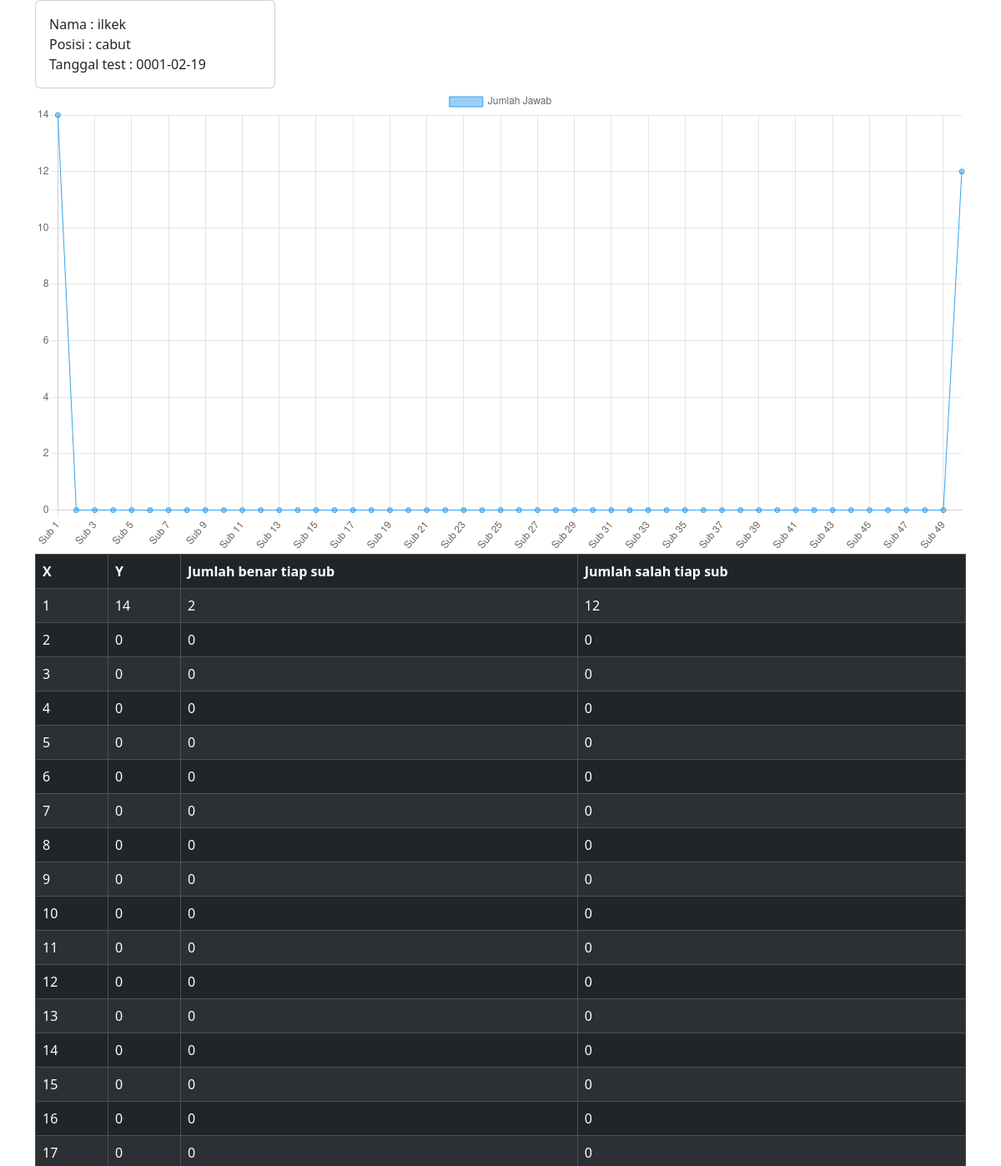
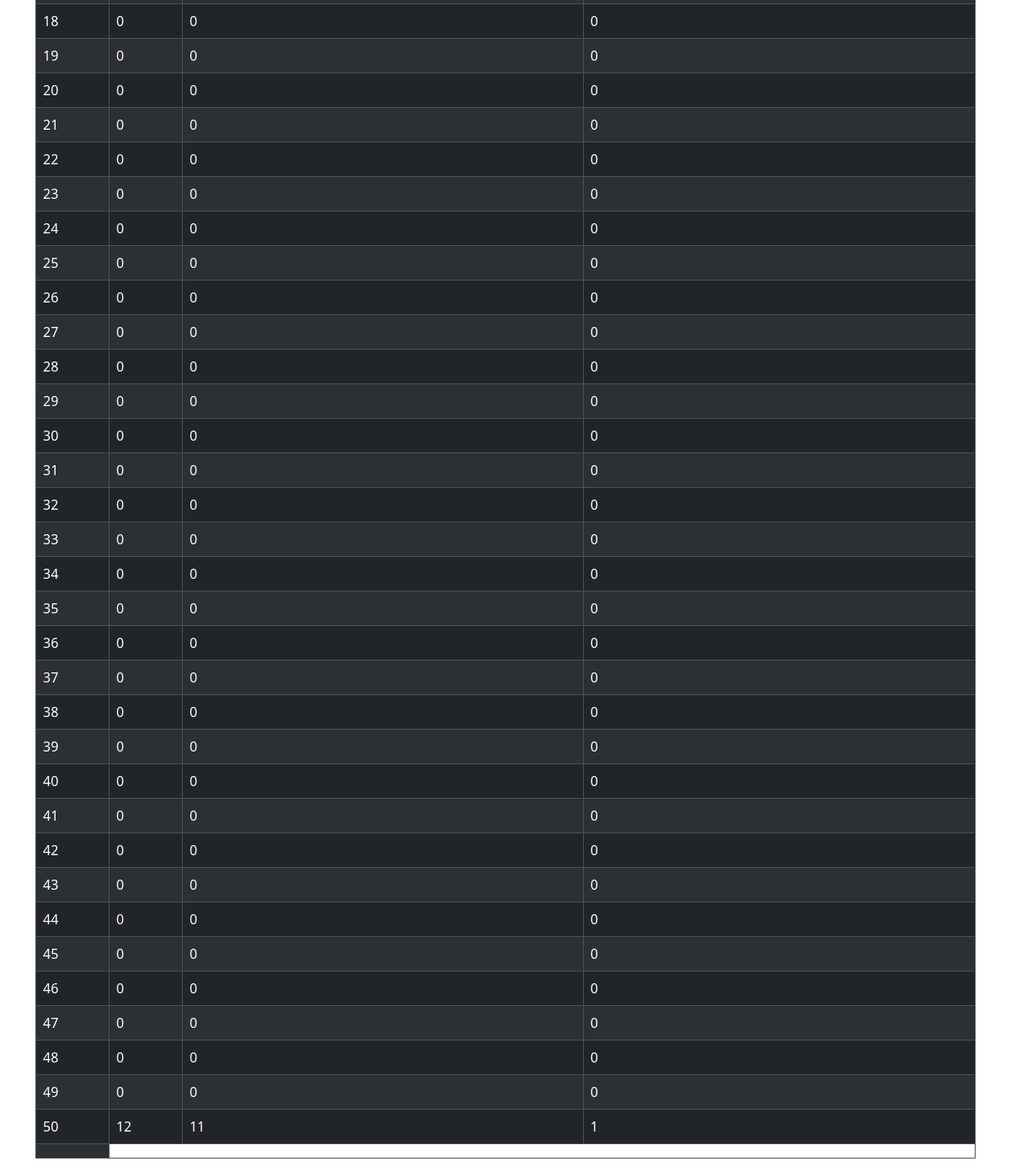
Screenshot of /detail.php?id=1 with the database file from the repository (2 pictures, top to bottom).
### tables this page shows
CREATE TABLE `test_results` (
  `id` int(11) NOT NULL,
  `name` varchar(255) NOT NULL,
  `position` varchar(255) DEFAULT NULL,
  `tgl_test` varchar(10) DEFAULT NULL,
  `tgl_lahir` varchar(10) DEFAULT NULL,
  `usia` varchar(15) NOT NULL,
  `jBenar` varchar(255) DEFAULT NULL,
  `jSalah` varchar(255) DEFAULT NULL,
  `totalBenar` varchar(255) DEFAULT NULL,
  `totalSalah` varchar(255) DEFAULT NULL
);

### detail.php (the view, shortened to what this page needs)
<?php
$koneksi = mysqli_connect("localhost", "root", "", "kraepelinn");
$id = $_GET['id'];
$i = 1;
?>
<!doctype html>
<html lang="en">
<head>
    <link href="https://cdn.jsdelivr.net/npm/bootstrap@5.3.2/dist/css/bootstrap.min.css" rel="stylesheet">
</head>
<body>
    <?php
     $biodataQuery = "SELECT * FROM test_results WHERE id = $id";
     $biodataResult = mysqli_query($koneksi, $biodataQuery);
     while ($row = mysqli_fetch_assoc($biodataResult)) {
        echo'<div class="container">';
        echo '<div class="card " style="width: 18rem;">
            <div class="card-body">';
        echo "Nama : " . $row['name'] . "<br>";
        echo "Posisi : " . $row['position'] . "<br>";
        echo "Tanggal test : " . $row['tgl_test'];
        echo '</div>
        </div></div>';
    }
    ?>
<div class="container"><div class="row"><div class="col-12"><div class="chart">
        <canvas id="myChart"></canvas>
    </div></div></div></div>
    <?php
    $testResultsQuery = "SELECT jBenar, jSalah FROM test_results WHERE id = $id";
    $testResultsResult = mysqli_query($koneksi, $testResultsQuery);
    $labels = [];
    $data = [];
    echo "<div class='container'>
            <div class='row'>
                <div class='col-12'>";
    echo "<table border='1' id='example-table' class='table table-dark table-striped table-bordered table-hover'>
            <thead>
                <tr>
                    <th>X</th>
                    <th>Y</th>
                    <th>Jumlah benar tiap sub</th>
                    <th>Jumlah salah tiap sub</th>
                </tr>
            </thead>
            <tbody>";
    while ($row = mysqli_fetch_assoc($testResultsResult)) {
        $jBenarArray = explode(',', $row['jBenar']);
        $jSalahArray = explode(',', $row['jSalah']);
        foreach ($jBenarArray as $index => $nilai) {
            $totalJawab = $nilai + $jSalahArray[$index];
            $labels[] = "Sub " . $i;
            $data[] = $totalJawab;
            echo "<tr>";
            echo "<td>" . $i . "</td>";
            echo "<td>" . $totalJawab . "</td>";
            echo "<td>" . $nilai . "</td>";
            echo "<td>" . $jSalahArray[$index] . "</td>";
            echo "</tr>";
            $i++;
        }
    }
echo"<tr><td>";
    echo "</tbody></table>";
    echo "</div></div></div>";
    ?>
    <script>
        document.addEventListener("DOMContentLoaded", function() {
            const ctx = document.getElementById('myChart');
            new Chart(ctx, {
                type: 'line',
                data: {
                    labels: <?php echo json_encode($labels); ?>,
                    datasets: [{
                        label: 'Jumlah Jawab',
                        data: <?php echo json_encode($data); ?>,
                        borderWidth: 1
                    }]
                },
                options: {
                    responsive: true,
                    plugins: {
                        legend: {
                            position: 'top',
                        }
                    }
                }
            });
        });
    </script>
</body>
</html>

### rows the page displays
test_results: name "ilkek", position "cabut", tgl_test "0001-02-19", totalJawab "14", nilai "2", index "12", totalJawab "0", nilai "0", index "0", totalJawab "12", nilai "11", index "1"

### other values shown
chart data {{ json_encode($data) }} [14,0,0,0,0,0,0,0,0,0,0,0,0,0,0,0,0,0,0,0,0,0,0,0,0,0,0,0,0,0,0,0,0,0,0,0,0,0,0,0,0,0,0,0,0,0,0,0,0,12]
